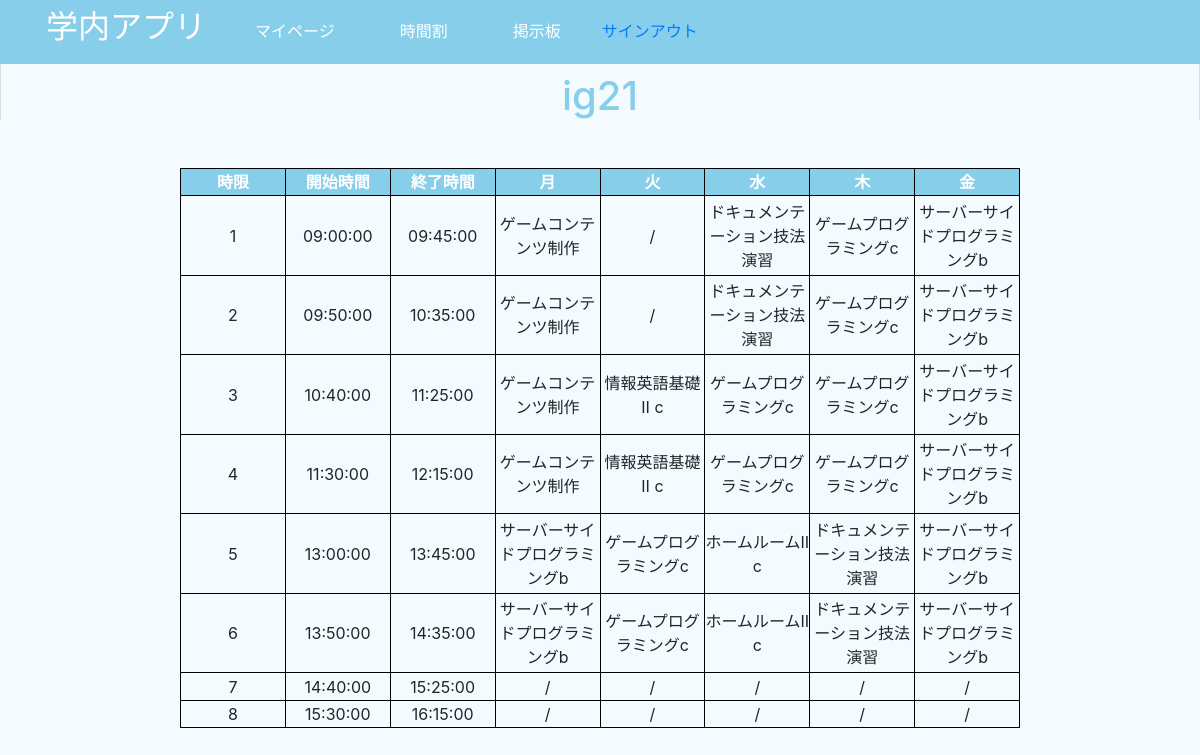
The app's page /php/subPage/時間割/Timeable.php (signed in) with its own data.
### tables this page shows
CREATE TABLE `ig21` (
  `times_id` int(2) NOT NULL,
  `start_time` time NOT NULL,
  `ending_time` time NOT NULL,
  `subjects_id_monday` varchar(40) DEFAULT NULL,
  `subjects_id_tuesday` varchar(40) DEFAULT NULL,
  `subjects_id_wednesday` varchar(40) DEFAULT NULL,
  `subjects_id_thursday` varchar(40) DEFAULT NULL,
  `subjects_id_friday` varchar(40) DEFAULT NULL
);

### php/subPage/Components/user_check.php (called while the page is built, shortened)
<?php
if(isset($_SESSION['user'])){
    $user = $_SESSION['user'];
}else{
    header('Location: ../error_page.php');
    exit;
}
?>

### php/subPage/時間割/Timeable.php (the view, shortened to what this page needs)
<?php
function Get_TimeTable($pdo,$my_class)
{
    try{
        $sql = "SELECT * FROM `{$my_class}`";
        $stmt = $pdo->prepare($sql);
        $stmt->execute();
        $timeTable = $stmt->fetchall(PDO::FETCH_BOTH);
        return $timeTable;
    }catch (PDOException $e) {
        header('Location: ../error_page.php');
        exit;
    }
}
require_once('../Components/user_check.php');
require_once('../Components/connect.php');
$pdo = TimeTable();
$header = ["時限","開始時間","終了時間","月","火","水","木","金"];
$my_class = $user['classes_id'];
$timeTable = Get_TimeTable($pdo,$my_class);
?>
<!DOCTYPE html>
<html lang="en">
<head>
    <link rel="stylesheet" href="../../../css/sample.css">
    <link rel="stylesheet" href="https://stackpath.bootstrapcdn.com/bootstrap/4.2.1/css/bootstrap.min.css">
    <link rel="stylesheet" href="timetable.css?<?php echo date("YmdHis"); ?>">
</head>
<body class="bg-lsBlue">
<?php include("../Components/nav.php")?>
    <br>
    <div class="container">
        <h1 class="ClassName"><?= $my_class ?></h1>
        <table class="mt-5"style="top:15%;">
            <?php for ($parent = 0 ; $parent < count($timeTable) ; $parent++) : ?>
                <tr">
                    <?php if ($parent == 0) : ?>
                        <?php for ($index = 0 ; $index < count($timeTable[$parent])/2 ; $index++) : ?>
                            <th style="width:10%";><?= $header[$index]?></th>
                        <?php endfor; ?>
                    <?php endif; ?>
                <tr>
                    <?php for ($child = 0 ; $child < count($timeTable[$parent])/2 ; $child++) : ?>
                        <?php if($timeTable[$parent][$child] == NULL){$timeTable[$parent][$child] = "/";}?>
                        <td><?= $timeTable[$parent][$child]?></td>
                    <?php endfor; ?>
                </tr>
            <?php endfor; ?>
        </table>
    </div>
</body>
</html>

### php/subPage/Components/nav.php (shortened to what this page needs)
<head>
    <link rel="stylesheet" href="../../../css/sample.css">
    <link rel="stylesheet" href="https://stackpath.bootstrapcdn.com/bootstrap/4.2.1/css/bootstrap.min.css">
</head>
<span class="defBarColor fixed-top" style="width: 100%;height:4em;;"><h1>　</h1>
<nav class="container navbar navbar-expand-lg fixed-top navbar-light defBarColor">
    <h2><a class="" href="../index.php" style="color:white;">学内アプリ</a></h2>
    <div class="collapse navbar-collapse" id="contents">
            <span class="row">
            <a class="nav-link row ml-5" href="../出席管理/my_page.php" style="color:white;">マイページ</a>
            <a class="nav-link row ml-5" href="../時間割/Timeable.php" style="color:white";>時間割</a>
            <a class="nav-link row ml-5" href="../掲示板/board.php" style="color:white";>掲示板</a>
                <a href="../sign_out.php" class="nav-link float-right ml-4">サインアウト</a>
                </div>
    </nav>
</span>
<br><br>

### css/sample.css (style rules this page uses)
* { margin: 0; padding: 0; }
body { border-left:solid gainsboro 0.1em; border-right:solid gainsboro 0.1em; }
.defBarColor { background:skyblue; }
.bg-lsBlue { background-color: rgb(244, 251, 255); }

### php/subPage/時間割/timetable.css (style rules this page uses)
.ClassName { text-align: center; color: skyblue; }
table { border-collapse: collapse; width: 70%; height: 70%; top: 0; bottom: 0; left: 0; right: 0; position: absolute; margin: auto; }
table th, table td { text-align:center; border: solid 1px black; }
th { color: white; background: skyblue; }

### records on screen
ig21: times_id "1", start_time "09:00:00", ending_time "09:45:00", subjects_id_monday "ゲームコンテンツ制作", subjects_id_wednesday "ドキュメンテーション技法演習", subjects_id_thursday "ゲームプログラミングc", subjects_id_friday "サーバーサイドプログラミングb"
ig21: times_id "2", start_time "09:50:00", ending_time "10:35:00", subjects_id_monday "ゲームコンテンツ制作", subjects_id_wednesday "ドキュメンテーション技法演習", subjects_id_thursday "ゲームプログラミングc", subjects_id_friday "サーバーサイドプログラミングb"
ig21: times_id "3", start_time "10:40:00", ending_time "11:25:00", subjects_id_monday "ゲームコンテンツ制作", subjects_id_tuesday "情報英語基礎Ⅱ c", subjects_id_wednesday "ゲームプログラミングc", subjects_id_thursday "ゲームプログラミングc", subjects_id_friday "サーバーサイドプログラミングb"
ig21: times_id "4", start_time "11:30:00", ending_time "12:15:00", subjects_id_monday "ゲームコンテンツ制作", subjects_id_tuesday "情報英語基礎Ⅱ c", subjects_id_wednesday "ゲームプログラミングc", subjects_id_thursday "ゲームプログラミングc", subjects_id_friday "サーバーサイドプログラミングb"
ig21: times_id "5", start_time "13:00:00", ending_time "13:45:00", subjects_id_monday "サーバーサイドプログラミングb", subjects_id_tuesday "ゲームプログラミングc", subjects_id_wednesday "ホームルームⅡ c", subjects_id_thursday "ドキュメンテーション技法演習", subjects_id_friday "サーバーサイドプログラミングb"
ig21: times_id "6", start_time "13:50:00", ending_time "14:35:00", subjects_id_monday "サーバーサイドプログラミングb", subjects_id_tuesday "ゲームプログラミングc", subjects_id_wednesday "ホームルームⅡ c", subjects_id_thursday "ドキュメンテーション技法演習", subjects_id_friday "サーバーサイドプログラミングb"
ig21: times_id "7", start_time "14:40:00", ending_time "15:25:00"
ig21: times_id "8", start_time "15:30:00", ending_time "16:15:00"

### other values on screen
$my_class "ig21"
$header[$index] "時限"
$header[$index] "開始時間"
$header[$index] "終了時間"
$header[$index] "月"
$header[$index] "火"
$header[$index] "水"
$header[$index] "木"
$header[$index] "金"
$timeTable[$parent][$child] "/"
